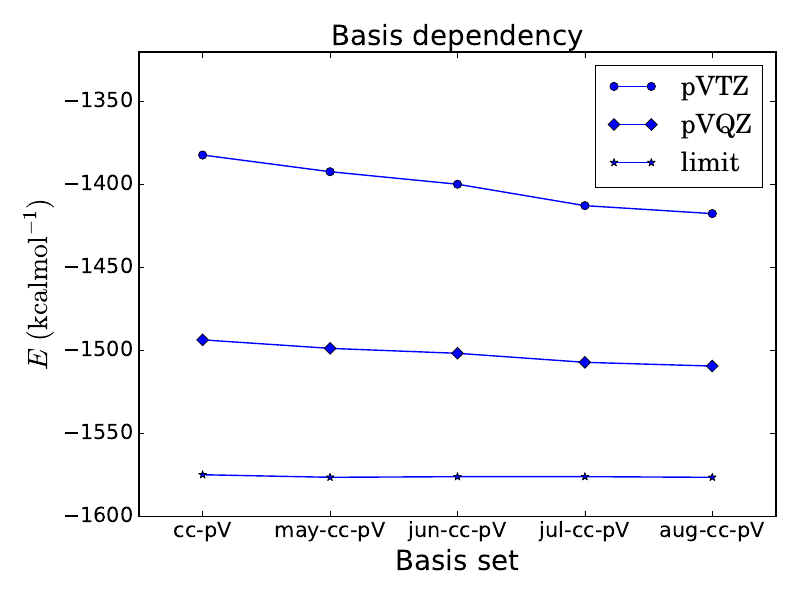

Write the Python code that produced this figure.
#!/opt/homebrew/bin/python3
import numpy as np
import matplotlib.pyplot as plt
from matplotlib import rc
import matplotlib.patches as mpatches
import matplotlib.ticker as ticker
#### Imprimir como antes
import matplotlib.style
import matplotlib as mpl 
mpl.style.use('classic')
axis_font = {'size':'20'}
from matplotlib import rcParams
rcParams.update({'font.size' : 16})
rcParams.update({'figure.autolayout' : True})

fig, ax = plt.subplots()
plt.rc('text', usetex=True)
plt.rc('font', family='serif')

x   = []
tz  = []
qz  = []
lim = []

archivo = open('limit_basis.dat', 'r')
for line in archivo:
    line = line.strip()
    columns = line.split()
    source = str(columns[0]), float(columns[1]), float(columns[2]), float(columns[3])
    x.append(str(columns[0]))
    tz.append(float(columns[1]))
    qz.append(float(columns[2]))
    lim.append(float(columns[3]))
archivo.close()

# names to integer number
x1 = np.arange(len(x))
# but having the number for the plot
plt.xticks(x1, x)

plt.plot(x1,tz, color='blue', marker='o', label=r'pVTZ')
plt.plot(x1,qz, color='blue', marker='D', label=r'pVQZ')
plt.plot(x1,lim, color='blue', marker='*', label=r'limit')

###############################################
### Espacio de dibujo

plt.xlim((-0.5, 4.5))
plt.ylim((-1600,-1320))
plt.xticks(size=15)
plt.yticks(size=15)

###############################################
### Notas

#plt.title('titulo')
plt.title('Basis dependency', **axis_font)
leg = plt.legend(loc='upper right')
plt.xlabel('Basis set', **axis_font)
plt.ylabel(r'$E$ $\mathrm{(kcalmol^{-1})}$', **axis_font)

###############################################
### Imprimir

plt.savefig('limit_basis.pdf')
#plt.show()

